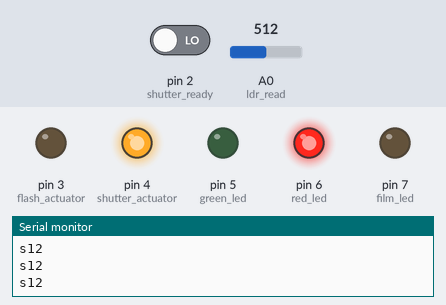
This sketch was run on a simulated Arduino Uno, built with avr-gcc and run on an emulated ATmega328P. Shown: output pins drawn as LEDs (lit = HIGH), the last lines printed to the serial monitor. The inputs (shaded band) are chosen by the test bench; at power-on: A0 (ldr_read) = 512, pin 2 (shutter_ready) LOW.

Above: at 1.2 s.
1.3 s: A0 (ldr_read) set to 86
2.8 s: A0 (ldr_read) set to 73
At 3.4 s:
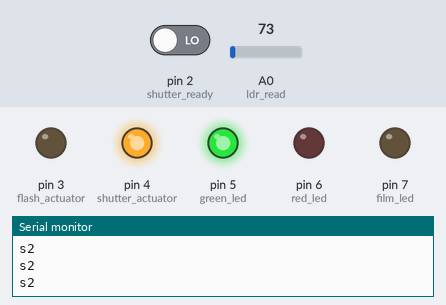
4.3 s: pin 2 (shutter_ready) driven HIGH
At 5.6 s:
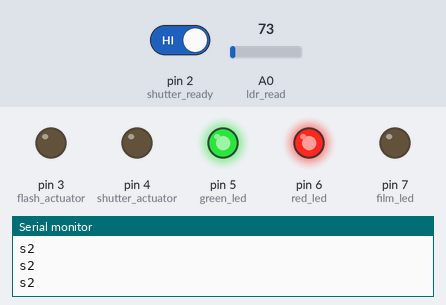
5.9 s: pin 2 (shutter_ready) driven LOW
At 6.9 s:
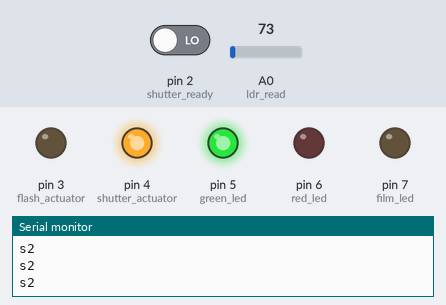
7.4 s: A0 (ldr_read) set to 110
At 8.2 s:
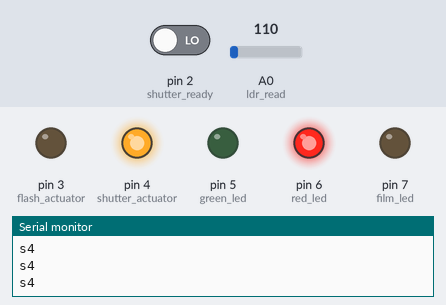
8.9 s: pin 2 (shutter_ready) driven HIGH
At 10.4 s:
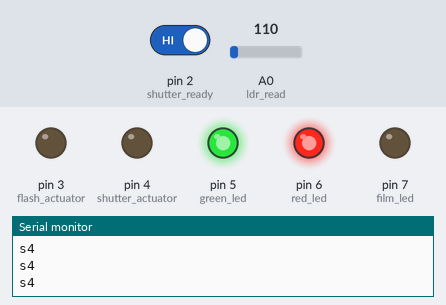
Timing chart, 0 to 11.4 s (numbered marks = the images above; inputs shaded):
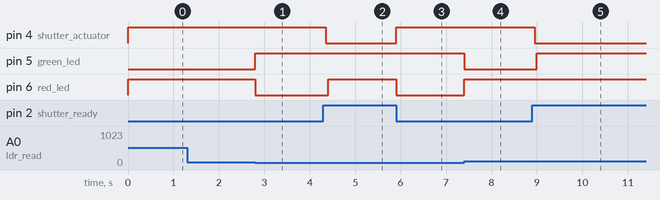

Measured:
- the behaviour switches between 80 and 79 on A0 (ldr_read) (found by bisection; images 0 and 1)
- after the input at 2.8 s, pin 5 (green_led): LOW → HIGH at once; pin 6 (red_led): HIGH → LOW at once
- after the input at 4.3 s, pin 4 (shutter_actuator): HIGH → LOW after 0.05 s; pin 6 (red_led): LOW → HIGH after 0.10 s
- after the input at 5.9 s, pin 4 (shutter_actuator): LOW → HIGH at once; pin 6 (red_led): HIGH → LOW at once
- after the input at 7.4 s, pin 5 (green_led): HIGH → LOW at once; pin 6 (red_led): LOW → HIGH at once
- after the input at 8.9 s, pin 4 (shutter_actuator): HIGH → LOW after 0.05 s; pin 5 (green_led): LOW → HIGH after 0.10 s

The sketch:

nimslo_3.ino
```cpp
const int ldr_read = A0;
const int flash_ready = A1;
const int shutter_ready = 2;
const int flash_actuator = 3;
const int shutter_actuator = 4;
const int green_led = 5;
const int red_led = 6;
const int film_led = 7;


void setup() {
  Serial.begin(9600);
  Serial.println("system started");
    pinMode(shutter_ready, INPUT);
    pinMode(flash_actuator, OUTPUT);
    pinMode(green_led, OUTPUT);
    pinMode(red_led, OUTPUT);
    pinMode(film_led, OUTPUT);
    pinMode(shutter_actuator, OUTPUT);
    digitalWrite(shutter_actuator, HIGH);

    // LEDs OFF
    digitalWrite(red_led, HIGH);
    digitalWrite(green_led, HIGH);
}

void loop() {
while (digitalRead(shutter_ready) == LOW) {  //RUNS LOOP IF SHUTTER WOUND DURING HALF PRESS
  while (digitalRead(shutter_ready) == HIGH) { //ENDS LOOP IF SHUTTER IS NOT WOUND DURING HALF PRESS
      return;
  }

   //DETECTS VOLTAGE REF FROM AREF
  int sensorValue = analogRead(ldr_read);
  float voltage = sensorValue;

  // SET GREEN LED
  if (voltage >= 80) {
    digitalWrite(green_led, LOW);                            //GREEN LED ON IF VALUE MET
  } else if (voltage < 80) {     //VCC IS CONNECTED TO ORANGE WIRE
    digitalWrite(green_led, HIGH);                          //GND GREEN WIRE CONNECTED TO (PIN 5)
  }

  // SET RED LED
  if (voltage < 80) {
    digitalWrite(red_led, LOW);                          //RED LED ON IF VALUE NOT MET
  } else if (voltage > 80) {         //GND RED WIRE CONNECTED TO (PIN 6)
    digitalWrite(red_led, HIGH);          //PULLS HIGH TO TURN OFF LED
  }


  //SHUTTER PROFILE 1
  if (voltage <= 60 && voltage >= 0)  {
    Serial.println("s1");
      digitalWrite(shutter_actuator, HIGH);
      delay(15);
      if (digitalRead(shutter_ready) == HIGH) {
        delay(50);
        digitalWrite(shutter_actuator, LOW);
        digitalWrite(flash_actuator, HIGH);
        digitalWrite(flash_actuator, LOW);
        delay(50);
        digitalWrite(film_led, HIGH);            //INDICATOR LED FOR FILM
        delayMicroseconds(50);
        digitalWrite(film_led, LOW);

        break;
      }
      break;
  }

  //SHUTTER PROFILE 2
  if (voltage <= 80 && voltage >= 60) {
    Serial.println("s2");
      digitalWrite(shutter_actuator, HIGH);
      delay(15);
      if (digitalRead(shutter_ready) == HIGH) {
        delay(44);
        digitalWrite(shutter_actuator, LOW);
        digitalWrite(flash_actuator, HIGH);
        digitalWrite(flash_actuator, LOW);
        delay(50);
        digitalWrite(film_led, HIGH);            //INDICATOR LED FOR FILM
        delayMicroseconds(50);
        digitalWrite(film_led, LOW);

        break;
      }
      break;
  }

  //SHUTTER PROFILE 3
  if (voltage <= 100 && voltage > 80)  {
    Serial.println("s3");
      digitalWrite(shutter_actuator, HIGH);
      delay(15);
      if (digitalRead(shutter_ready) == HIGH) {
        delay(40);
        digitalWrite(shutter_actuator, LOW);
        digitalWrite(flash_actuator, HIGH);
        digitalWrite(flash_actuator, LOW);
        delay(50);
        digitalWrite(film_led, HIGH);            //INDICATOR LED FOR FILM
        delayMicroseconds(50);
        digitalWrite(film_led, LOW);

        break;
      }
      break;
  }

  //SHUTTER PROFILE 4
  if (voltage <= 120 && voltage > 100) {
    Serial.println("s4");
      digitalWrite(shutter_actuator, HIGH);
      delay(15);
      if (digitalRead(shutter_ready) == HIGH) {
        delay(38);
        digitalWrite(shutter_actuator, LOW);
        delay(50);
        digitalWrite(film_led, HIGH);            //INDICATOR LED FOR FILM
        delayMicroseconds(50);
        digitalWrite(film_led, LOW);

        break;
      }
      break;
  }

  //SHUTTER PROFILE 5
  if (voltage <= 135 && voltage > 120) {
    Serial.println("s5");
      digitalWrite(shutter_actuator, HIGH);
      delay(15);
      if (digitalRead(shutter_ready) == HIGH) {
        delay(36);
        digitalWrite(shutter_actuator, LOW);
        delay(50);
        digitalWrite(film_led, HIGH);            //INDICATOR LED FOR FILM
        delayMicroseconds(50);
        digitalWrite(film_led, LOW);

        break;
      }
      break;
  }

  //SHUTTER PROFILE 6
  if (voltage <= 150 && voltage > 135) {
    Serial.println("s6");
      digitalWrite(shutter_actuator, HIGH);
      delay(15);
      if (digitalRead(shutter_ready) == HIGH) {
        delay(34);
        digitalWrite(shutter_actuator, LOW);
        delay(50);
        digitalWrite(film_led, HIGH);            //INDICATOR LED FOR FILM
        delayMicroseconds(50);
        digitalWrite(film_led, LOW);

        break ;
      }
      break;
  }

  //SHUTTER PROFILE 7
  if (voltage <= 165 && voltage > 150) {
    Serial.println("s7");
      digitalWrite(shutter_actuator, HIGH);
      delay(15);
      if (digitalRead(shutter_ready) == HIGH) {
        delay(32);
        digitalWrite(shutter_actuator, LOW);
        delay(50);
        digitalWrite(film_led, HIGH);            //INDICATOR LED FOR FILM
        delayMicroseconds(50);
        digitalWrite(film_led, LOW);

        break;
       }
       break;
  }

  //SHUTTER PROFILE 8
  if (voltage <= 180 && voltage > 165) {
    Serial.println("s8");
      digitalWrite(shutter_actuator, HIGH);
      delay(15);
      if (digitalRead(shutter_ready) == HIGH) {
        delay(28);
        digitalWrite(shutter_actuator, LOW);
        delay(50);
        digitalWrite(film_led, HIGH);            //INDICATOR LED FOR FILM
        delayMicroseconds(50);
        digitalWrite(film_led, LOW);

        break;
      }
      break;
  }

  //SHUTTER PROFILE 9
  if (voltage <= 200 && voltage > 180) {
       Serial.println("s9");
      digitalWrite(shutter_actuator, HIGH);
      delay(15);
      if (digitalRead(shutter_ready) == HIGH) {
        delay(24);
        digitalWrite(shutter_actuator, LOW);
        delay(50);
        digitalWrite(film_led, HIGH);            //INDICATOR LED FOR FILM
        delayMicroseconds(50);
        digitalWrite(film_led, LOW);

        break;
      }
      break;
  }

  //SHUTTER PROFILE 10
  if (voltage <= 225 && voltage > 200) {
            Serial.println("s10");
      digitalWrite(shutter_actuator, HIGH);
      delay(15);
      if (digitalRead(shutter_ready) == HIGH) {
        delay(20);
        digitalWrite(shutter_actuator, LOW);
        delay(50);
        digitalWrite(film_led, HIGH);            //INDICATOR LED FOR FILM
        delayMicroseconds(50);
        digitalWrite(film_led, LOW);
        break;
      }
      break;
  }

  //SHUTTER PROFILE 11
  if (voltage <= 240 && voltage > 225) {
            Serial.println("s11");
      digitalWrite(shutter_actuator, HIGH);
      delay(15);
      if (digitalRead(shutter_ready) == HIGH) {
        delay(18);
        digitalWrite(shutter_actuator, LOW);
        delay(50);
        digitalWrite(film_led, HIGH);            //INDICATOR LED FOR FILM
        delayMicroseconds(50);
        digitalWrite(film_led, LOW);
        break;
      }
      break;
  }

  //SHUTTER PROFILE 12
  if (voltage <= 1024 && voltage > 240) {
    Serial.println("s12");
      digitalWrite(shutter_actuator, HIGH);
      delay(15);
      if (digitalRead(shutter_ready) == HIGH) {
        delay(16);
        digitalWrite(shutter_actuator, LOW);
        delay(50);
        digitalWrite(film_led, HIGH);            //INDICATOR LED FOR FILM
        delayMicroseconds(50);
        digitalWrite(film_led, LOW);
        break;
      }
      break;
  }
  delay(50);
  break;
}

if (digitalRead(shutter_ready) == HIGH) {     //TURNS OFF LEDS IF SHUTTER ISN'T WOUND
  digitalWrite(green_led, HIGH);
  digitalWrite(red_led, HIGH);
}
  }
```
